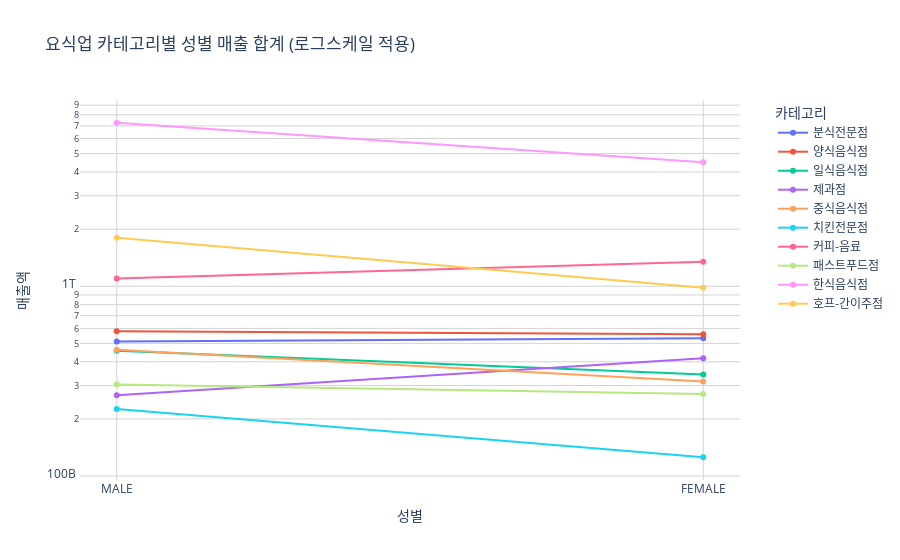

The notebook cell this image was saved under:
### Code cell
import pandas as pd
import plotly.express as px

sales_sex_df['category_name'] = sales_sex_df['category_name'].astype(str)

fig = px.line(
    sales_sex_df,
    x='sex',
    y='total_sales',
    color='category_name',
    markers=True,     
    labels={
        'sex': '성별',
        'total_sales': '매출액',
        'category_name': '카테고리'
    },
    title='요식업 카테고리별 성별 매출 합계 (로그스케일 적용)',
)


fig.update_xaxes(
    type='category',
    showgrid=True,
    gridcolor='lightgray'
)

fig.update_yaxes(
    type='log',
    showgrid=True,
    gridcolor='lightgray'
)

fig.update_traces(mode='lines+markers')

fig.update_layout(
    legend=dict(title='카테고리', x=1.05, y=1),
    plot_bgcolor='white',
    paper_bgcolor='white'
)


fig.update_layout(legend=dict(title='카테고리', x=1.05, y=1))

fig.show()

### Figure 1 — Plotly figure (JSON) as saved in the notebook; plotly's stock layout.template omitted (floating-point values rounded to 4 significant figures)
{"data": [{"hovertemplate": "카테고리=분식전문점<br>성별=%{x}<br>매출액=%{y}<extra></extra>", "legendgroup": "분식전문점", "line": {"color": "#636efa", "dash": "solid"}, "marker": {"symbol": "circle"}, "mode": "lines+markers", "name": "분식전문점", "orientation": "v", "showlegend": true, "type": "scatter", "x": ["MALE", "FEMALE"], "xaxis": "x", "y": [511400000000.0, 531600000000.0], "yaxis": "y"}, {"hovertemplate": "카테고리=양식음식점<br>성별=%{x}<br>매출액=%{y}<extra></extra>", "legendgroup": "양식음식점", "line": {"color": "#EF553B", "dash": "solid"}, "marker": {"symbol": "circle"}, "mode": "lines+markers", "name": "양식음식점", "orientation": "v", "showlegend": true, "type": "scatter", "x": ["MALE", "FEMALE"], "xaxis": "x", "y": [579000000000.0, 559200000000.0], "yaxis": "y"}, {"hovertemplate": "카테고리=일식음식점<br>성별=%{x}<br>매출액=%{y}<extra></extra>", "legendgroup": "일식음식점", "line": {"color": "#00cc96", "dash": "solid"}, "marker": {"symbol": "circle"}, "mode": "lines+markers", "name": "일식음식점", "orientation": "v", "showlegend": true, "type": "scatter", "x": ["MALE", "FEMALE"], "xaxis": "x", "y": [456800000000.0, 342800000000.0], "yaxis": "y"}, {"hovertemplate": "카테고리=제과점<br>성별=%{x}<br>매출액=%{y}<extra></extra>", "legendgroup": "제과점", "line": {"color": "#ab63fa", "dash": "solid"}, "marker": {"symbol": "circle"}, "mode": "lines+markers", "name": "제과점", "orientation": "v", "showlegend": true, "type": "scatter", "x": ["MALE", "FEMALE"], "xaxis": "x", "y": [266500000000.0, 417300000000.0], "yaxis": "y"}, {"hovertemplate": "카테고리=중식음식점<br>성별=%{x}<br>매출액=%{y}<extra></extra>", "legendgroup": "중식음식점", "line": {"color": "#FFA15A", "dash": "solid"}, "marker": {"symbol": "circle"}, "mode": "lines+markers", "name": "중식음식점", "orientation": "v", "showlegend": true, "type": "scatter", "x": ["MALE", "FEMALE"], "xaxis": "x", "y": [462600000000.0, 315500000000.0], "yaxis": "y"}, {"hovertemplate": "카테고리=치킨전문점<br>성별=%{x}<br>매출액=%{y}<extra></extra>", "legendgroup": "치킨전문점", "line": {"color": "#19d3f3", "dash": "solid"}, "marker": {"symbol": "circle"}, "mode": "lines+markers", "name": "치킨전문점", "orientation": "v", "showlegend": true, "type": "scatter", "x": ["MALE", "FEMALE"], "xaxis": "x", "y": [225500000000.0, 125700000000.0], "yaxis": "y"}, {"hovertemplate": "카테고리=커피-음료<br>성별=%{x}<br>매출액=%{y}<extra></extra>", "legendgroup": "커피-음료", "line": {"color": "#FF6692", "dash": "solid"}, "marker": {"symbol": "circle"}, "mode": "lines+markers", "name": "커피-음료", "orientation": "v", "showlegend": true, "type": "scatter", "x": ["MALE", "FEMALE"], "xaxis": "x", "y": [1098000000000.0, 1348000000000.0], "yaxis": "y"}, {"hovertemplate": "카테고리=패스트푸드점<br>성별=%{x}<br>매출액=%{y}<extra></extra>", "legendgroup": "패스트푸드점", "line": {"color": "#B6E880", "dash": "solid"}, "marker": {"symbol": "circle"}, "mode": "lines+markers", "name": "패스트푸드점", "orientation": "v", "showlegend": true, "type": "scatter", "x": ["MALE", "FEMALE"], "xaxis": "x", "y": [303500000000.0, 270700000000.0], "yaxis": "y"}, {"hovertemplate": "카테고리=한식음식점<br>성별=%{x}<br>매출액=%{y}<extra></extra>", "legendgroup": "한식음식점", "line": {"color": "#FF97FF", "dash": "solid"}, "marker": {"symbol": "circle"}, "mode": "lines+markers", "name": "한식음식점", "orientation": "v", "showlegend": true, "type": "scatter", "x": ["MALE", "FEMALE"], "xaxis": "x", "y": [7269000000000.0, 4501000000000.0], "yaxis": "y"}, {"hovertemplate": "카테고리=호프-간이주점<br>성별=%{x}<br>매출액=%{y}<extra></extra>", "legendgroup": "호프-간이주점", "line": {"color": "#FECB52", "dash": "solid"}, "marker": {"symbol": "circle"}, "mode": "lines+markers", "name": "호프-간이주점", "orientation": "v", "showlegend": true, "type": "scatter", "x": ["MALE", "FEMALE"], "xaxis": "x", "y": [1804000000000.0, 983400000000.0], "yaxis": "y"}], "layout": {"legend": {"title": {"text": "카테고리"}, "tracegroupgap": 0, "x": 1.05, "y": 1}, "paper_bgcolor": "white", "plot_bgcolor": "white", "title": {"text": "요식업 카테고리별 성별 매출 합계 (로그스케일 적용)"}, "xaxis": {"anchor": "y", "domain": [0, 1], "gridcolor": "lightgray", "showgrid": true, "title": {"text": "성별"}, "type": "category"}, "yaxis": {"anchor": "x", "domain": [0, 1], "gridcolor": "lightgray", "showgrid": true, "title": {"text": "매출액"}, "type": "log"}}}
